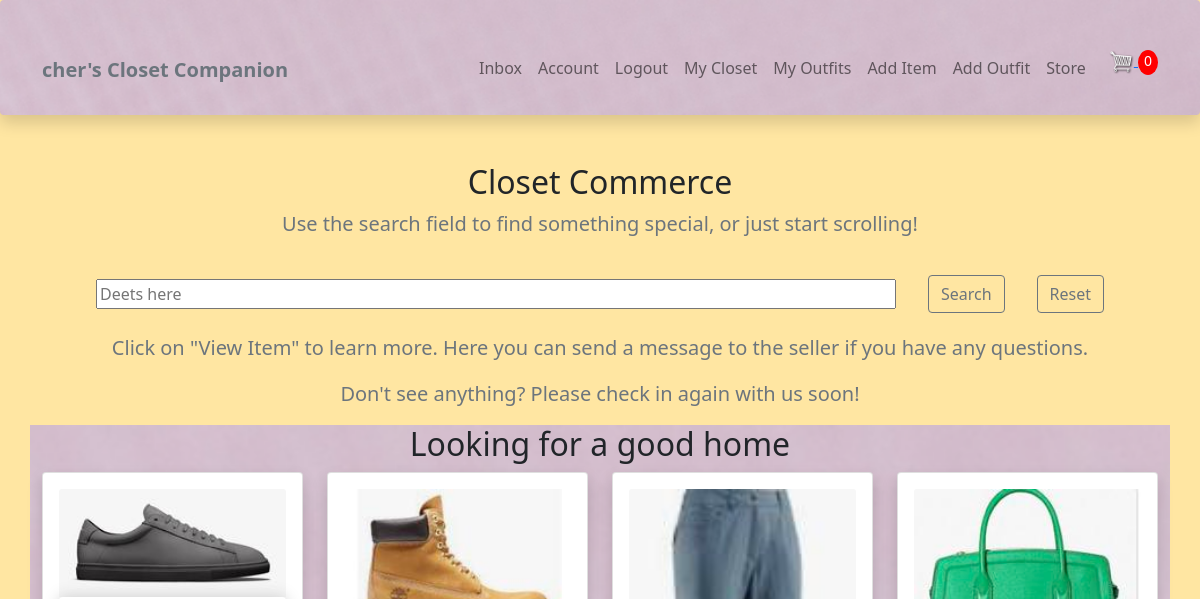
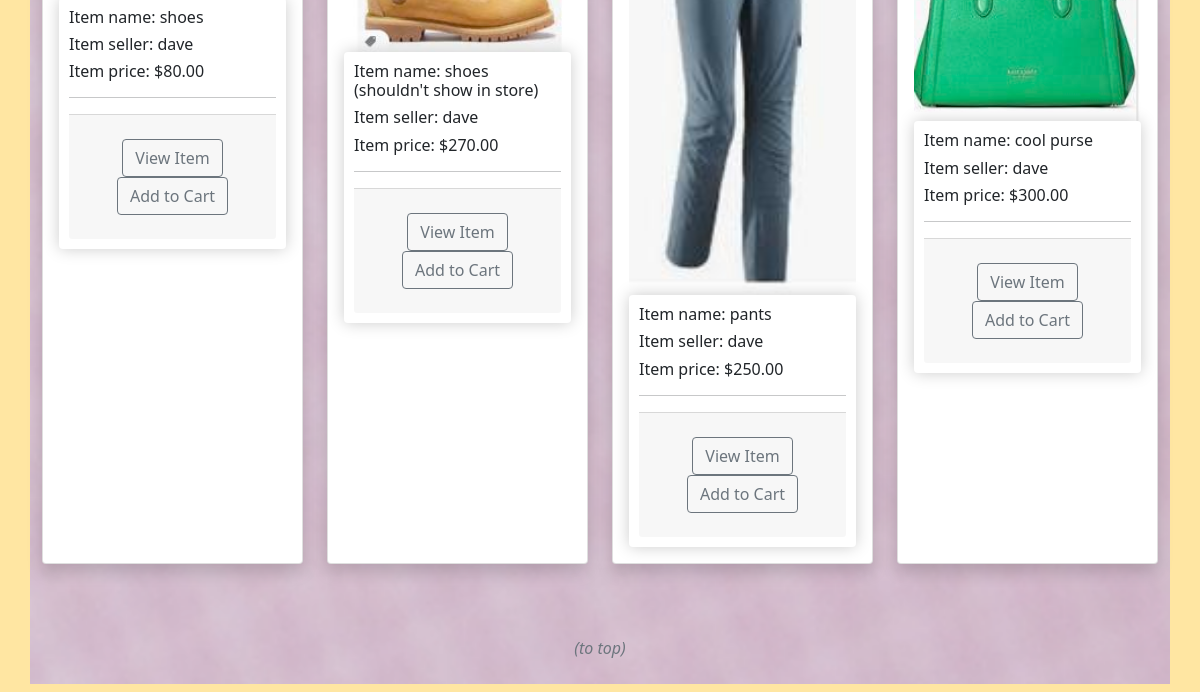
/store/ (signed in), run on an earlier commit of the app's database (2 pictures, top to bottom).
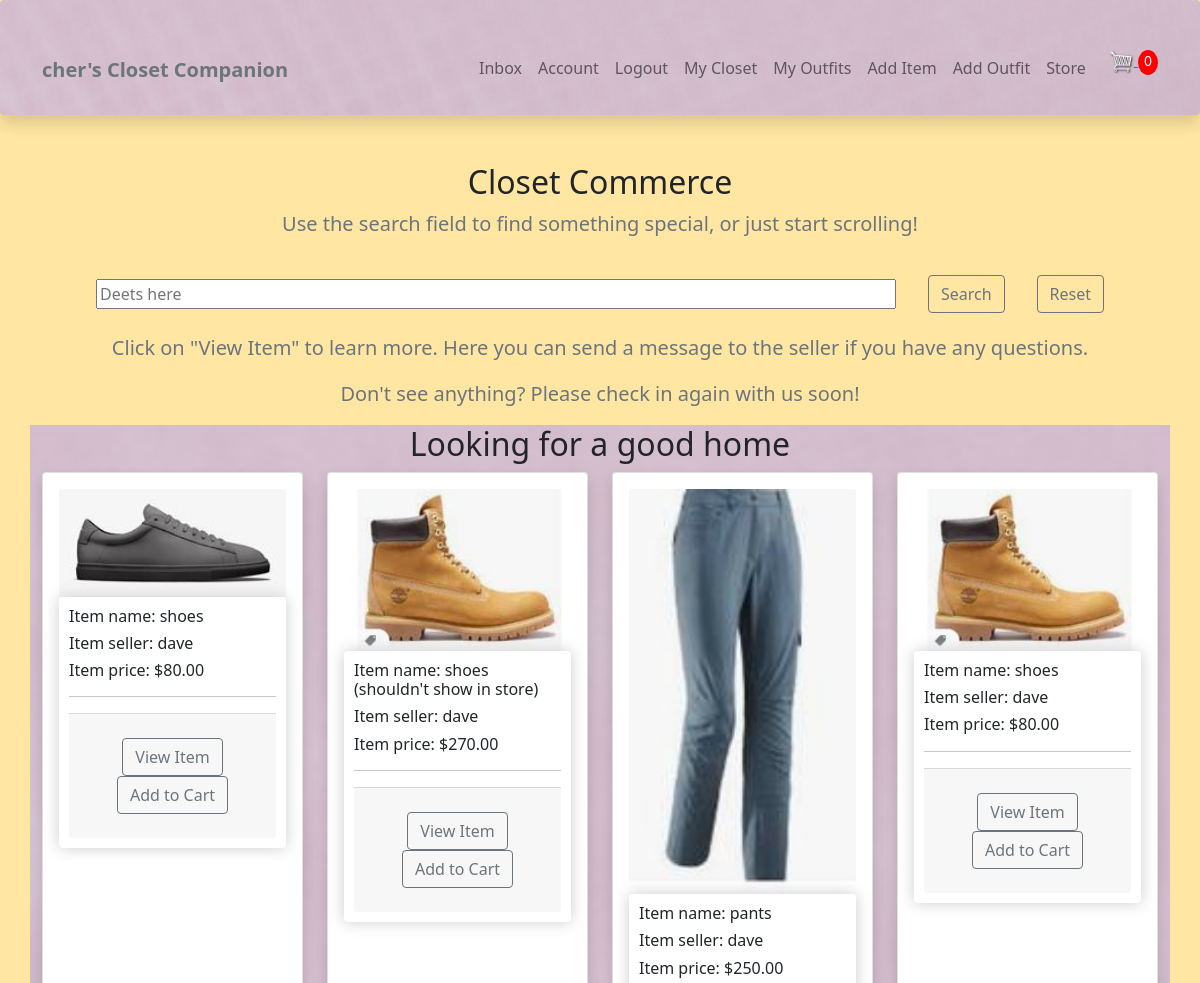
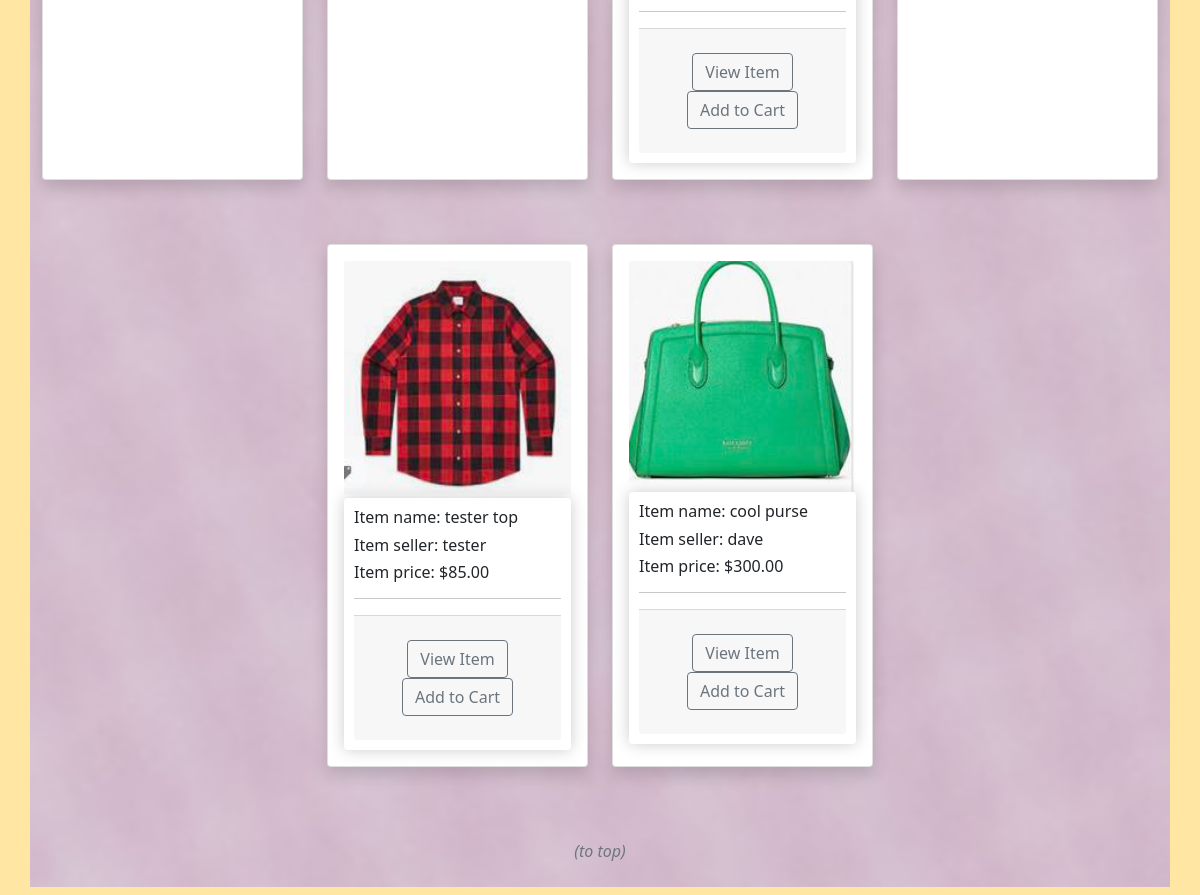
And on a later commit of the database (2 pictures, top to bottom).
### wardrobe/models.py (models this page shows, shortened)
class Item(models.Model):
    top = 'top'
    bottom = 'bottom'
    dress = 'dress'
    shoe = 'shoe'
    outerwear = 'outerwear'
    handbag = 'handbag'
    other = 'other'
    item_type = [
        (top, 'top'),
        (bottom, 'bottom'),
        (dress, 'dress'),
        (shoe, 'shoe'),
        (outerwear, 'outerwear'),
        (handbag, 'handbag'),
        (other, 'other'),
    ]
    owner = models.ForeignKey(Profile, null=True, blank=True, on_delete=models.CASCADE)
    name = models.CharField(max_length=100)
    description = models.TextField(max_length=300, blank=True, null=True)
    type = models.CharField(max_length=100, choices = item_type, default=shoe)
    image = ResizedImageField(size=[200, 200], upload_to="images")
    sell = models.BooleanField(default=False)
    price = models.DecimalField(max_digits=7, decimal_places=2, blank=True, null=True)
    tags = models.ManyToManyField('Tag', blank=True)
    created = models.DateTimeField(auto_now_add=True)
    id = models.UUIDField(default=uuid.uuid4, unique=True, primary_key=True, editable=False)
    @property
    def imageURL(self):
        try:
            url = self.image.url
        except:
            url = ''
        return url

### user/models.py (models this page shows)
class Profile(models.Model):
    user = models.OneToOneField(
        User, on_delete=models.CASCADE, null=True, blank=True)
    name = models.CharField(max_length=200, blank=True, null=True)
    email = models.EmailField(max_length=500, blank=True, null=True)
    username = models.CharField(max_length=200, blank=True, null=True)
    created = models.DateTimeField(auto_now_add=True)
    id = models.UUIDField(default=uuid.uuid4, unique=True,
                          primary_key=True, editable=False)
    def __str__(self):
        return str(self.username)

### store/views.py (the view)
# urls.py: path('store/', include('store.urls')),
@login_required(login_url="login")
def store(request):
    data = cartData(request)
    cartItems = data['cartItems']
    items, search_query = searchItems(request)
    context = {'items': items, 'cartItems': cartItems}
    return render(request, 'store/store.html', context)

### store/models.py (called while the page is built)
    @property
    def get_cart_items(self):
        orderitems = self.orderitem_set.all()
        total = sum([item.quantity for item in orderitems])
        return total

### store/utils.py (called while the page is built)
def searchItems(request):
    search_query = ''
    if request.GET.get('search_query'):
        search_query = request.GET.get('search_query')
    tags = Tag.objects.filter(name__icontains=search_query)
    items = Item.objects.filter(sell=True).distinct().filter(
        Q(name__icontains=search_query) |
        Q(description__icontains=search_query) |
        Q(type__icontains=search_query) |
        Q(owner__username__icontains=search_query) |
        Q(tags__in=tags)
    )
    return items, search_query

def cartData(request):
	if request.user.is_authenticated:
		customer = request.user.profile
		order, created = Order.objects.get_or_create(customer=customer, complete=False)
		orderItems = order.orderitem_set.all()
		cartItems = order.get_cart_items
	else:
		return redirect('login')
	return {'cartItems': cartItems ,'order': order, 'orderItems': orderItems}

### store/templates/store/store.html (shortened to what this page needs)
{% extends 'main.html' %}
{% load static %}
{% block content %}
{% if items %}
<div class="container-lg">
    <div class="text-center">
        <h2>Closet Commerce</h2>
        <p class="lead text-muted">Use the search field to find something special, or just start scrolling! </p>
    </div>
</div>
<section class="hero-section text-center">
      <div class="container container--narrow">
          <div class="hero-section__search">
              <form id='searchForm' class="form" action="" method="GET">
                  <div class="form__field">
                      <input class="input input--text" id="formInput#search" type="text" name="search_query"
                          placeholder="Deets here" value="" />
                  </div>
                  <input class="btn btn-outline-secondary" type="submit" value="Search" />
                  <input class="btn btn-outline-secondary" type="submit" value="Reset" name='' />
              </form>
          </div>
      </div>
</section>
<div class="text-center">
  <p class="lead text-muted">Click on "View Item" to learn more. Here you can send a message to the seller if you have any questions.</p>
  <p class="lead text-muted">Don't see anything? Please check in again with us soon!</p>
</div>
<div class="container-lg bg-light texture">
    <div class="text-center">
      <h2>Looking for a good home</h2>
    </div>
    <div class="row my-2 justify-content-center">
    {% for item in items %}
    {% if request.user.profile != item.owner %}
    {% if item.price %}
      <div class="col-8 col-lg-4 col-xl-3 mb-3 d-flex align-items-stretch">
        <div class="card-group">
          <div class="card shadow p-3 mb-5 bg-body rounded" >
            <img src="{{item.imageURL}}" class="card-img-top">
            <div class="box-element product">
                <h6>Item name: {{item.name}}</h6>
                <h6>Item seller: {{item.owner}}</h6>
                <h6>Item price: ${{item.price|floatformat:2}}</h6>
                <hr>
                <div class="card-footer text-center py-4">
                  <a href="{% url 'sale-item' item.id %}" class="btn btn-outline-secondary">View Item</a>
                  <button data-product={{item.id}} data-action="add" class="btn btn-outline-secondary add-btn update-cart">Add to Cart</button>
                </div>
            </div>
          </div>
        </div>
      </div>
      {% endif %}
      {% endif %}
    {% endfor %}
    <a class="nav-link text-center" href="#"><p class="fst-italic fw-light text-muted">(to top)</p></a>
    </div>
  </div>
{% endif %}
{% endblock %}

What changed in the data, as far as the page shows it:
added Item: imageURL (picture), name "shoes", owner "dave", price "80.00"
added Item: imageURL (picture), name "tester top", owner "tester", price "85.00"
